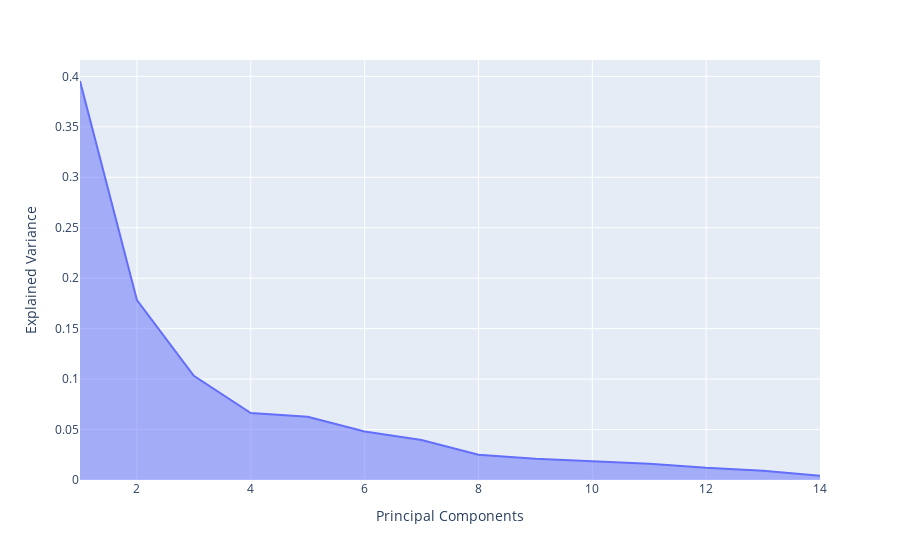

The cell this chart's notebook holds for it:
### Code cell
import plotly.express as px
px.area(
    x=range(1, var.shape[0] + 1),
    y=var,
    labels={"x": "Principal Components", "y": "Explained Variance"}
)

### Figure 1 — Plotly figure (JSON) as saved in the notebook; plotly's stock layout.template omitted (floating-point values rounded to 4 significant figures)
{"data": [{"hovertemplate": "Principal Components=%{x}<br>Explained Variance=%{y}<extra></extra>", "legendgroup": "", "line": {"color": "#636efa"}, "mode": "lines", "name": "", "orientation": "v", "showlegend": false, "stackgroup": "1", "type": "scatter", "x": [1, 2, 3, 4, 5, 6, 7, 8, 9, 10, 11, 12, 13, 14], "xaxis": "x", "y": [0.3954, 0.1784, 0.1033, 0.06628, 0.06268, 0.04806, 0.03956, 0.025, 0.02104, 0.01874, 0.01613, 0.01206, 0.009255, 0.004129], "yaxis": "y"}], "layout": {"legend": {"tracegroupgap": 0}, "margin": {"t": 60}, "xaxis": {"anchor": "y", "domain": [0, 1], "title": {"text": "Principal Components"}}, "yaxis": {"anchor": "x", "domain": [0, 1], "title": {"text": "Explained Variance"}}}}
